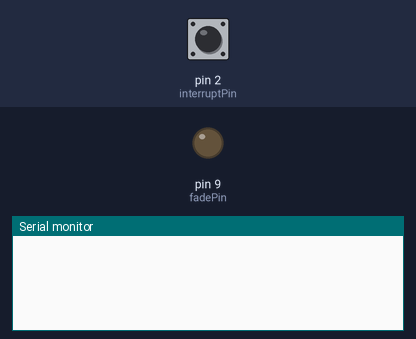
A sketch run on a simulated Arduino Uno, built with avr-gcc and run on an emulated ATmega328P. Parts: output pins drawn as LEDs (lit = HIGH), the last lines printed to the serial monitor. The inputs (shaded band) are chosen by the test bench; at power-on: pin 2 (interruptPin) LOW.

Above: at 1.2 s.
1.3 s: pin 2 (interruptPin) pulsed HIGH 2 times (0.12 s each, 0.3 s apart)
At 2.5 s:
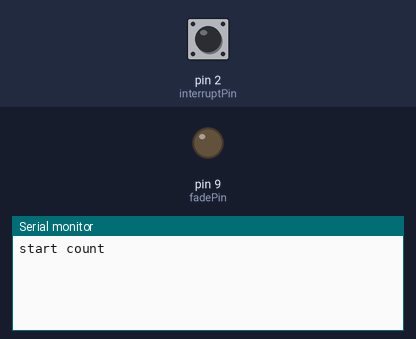
3.4 s: pin 2 (interruptPin) pulled HIGH for 0.15 s
At 3.9 s:
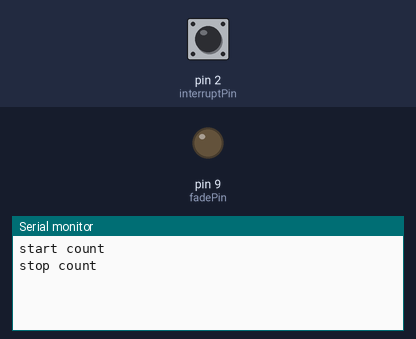
5.0 s: pin 2 (interruptPin) pulsed HIGH 5 times (0.12 s each, 0.3 s apart)
At 5.51 s:
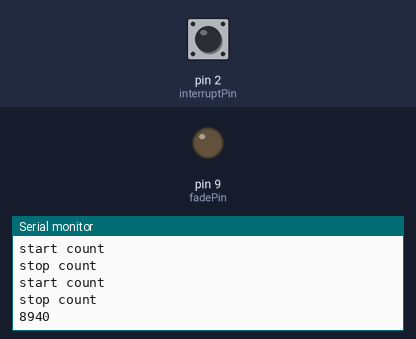

The sketch:

TIP120funcgen.ino
```cpp
#define fadePin 9

const byte up=1;
const byte down=0;
const byte interruptPin=2;
unsigned long newTime=0;
unsigned long oldTime=0;
unsigned long difTime;
bool doCount=false;
int count=0;

void setup(){
  Serial.begin(9600);
  pinMode(fadePin, OUTPUT);
  pinMode(interruptPin,INPUT);
  attachInterrupt(digitalPinToInterrupt(interruptPin), checkAction, RISING);
}
void loop(){
  if (doCount){
    count++;
  }
  if(!doCount && count>0){
    Serial.println(count);
    count=0;
  }
}
void unLock(){
  ramp(up,1,10);
  powerUp(4,5);
  pulse(3,5);
  ramp(down,1,50);
  Serial.println("unlock");
}
void lockUp(){
  powerDown(4, 5);
  pulse(3,5);
  ramp(down,1,30);
  Serial.println("lock");
}

//run this function during an interrupt
void checkAction(){
  newTime=millis();
  if(oldTime==0){
    oldTime=newTime;
  }
  difTime=newTime-oldTime;
  //debounce the interrupt
  if (difTime>200){
    if(!doCount){
      //start the count
      Serial.println("start count");
      doCount=true;
    }else if(doCount){
      //stop the count
      Serial.println("stop count");
      doCount=false;
    }
    oldTime=newTime;
  }
}

void powerUp(int numOfCycles,int dly){
  for(int j=0; j<numOfCycles;j++){
    analogWrite(fadePin,0);
    for(int i = 0; i<100; i++){
      float n2r = 0.06 * i;

      //calculate sin of angle as number between 0 and 255
      int sinOut = constrain(pow(2.302,n2r), 0, 255);

      analogWrite(fadePin, sinOut);

      delay(dly);
    }
  }
}

void powerDown(int numOfCycles,int dly){
  for(int j=0; j<numOfCycles;j++){
    analogWrite(fadePin,0);
    for(int i = 100; i>=0; i--){
      float n2r = 0.06 * i;

      //calculate sin of angle as number between 0 and 255
      int sinOut = constrain(pow(2.302,n2r), 0, 255);

      analogWrite(fadePin, sinOut);

      delay(dly);
    }
  }
}

void pulse(int numOfCycles, int dly){
  for(int j=0; j<numOfCycles;j++){
    for(int i = 0; i<360; i++){
    //convert 0-360 angle to radian (needed for sin function)
    float rad = DEG_TO_RAD * i;

    //calculate sin of angle as number between 0 and 255
    int sinOut = constrain((sin(rad) * 128) + 128, 0, 255);

    analogWrite(fadePin, sinOut);

    delay(dly);
  }

  }

}

void ramp(byte direction, float slope, int dly){
  int increment,maxnum,minnum;

  if(direction==up){
    maxnum=255;
    minnum=0;
    increment=1;
    for(int i=minnum; i<=maxnum;i=i+increment){
      int rampOut=constrain(i*slope,0,255);
      //Serial.println(rampOut);
      analogWrite(fadePin, rampOut);
      delay(dly);
    }

  }else{
    maxnum=0;
    minnum=255;
    increment=-1;
    for(int i=minnum; i>=maxnum;i=i+increment){
      int rampOut=constrain(i*slope,0,255);
      //Serial.println(rampOut);
      analogWrite(fadePin, rampOut);
      delay(dly);
    }
  }

}
```

Measured:
- after the input at 1.3 s, the serial monitor: prints a new line after 0.30 s (image 1)
- after the input at 3.4 s, the serial monitor: prints a new line at once (image 2)
- after the input at 5.0 s, the serial monitor: prints a new line at once (image 3)
